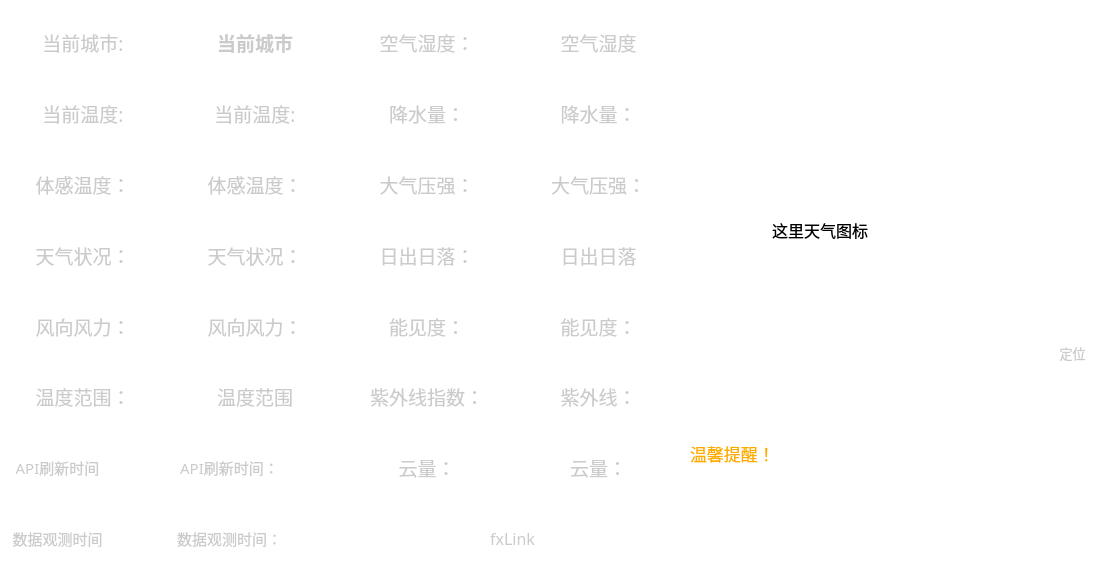
   <widget class="QWidget" name="tab">
    <property name="font">
     <font>
      <family>微软雅黑</family>
      <pointsize>13</pointsize>
     </font>
    </property>
    <property name="styleSheet">
     <string notr="true">background-color:transparent;
border:none;</string>
    </property>
    <attribute name="title">
     <string>Tab 1</string>
    </attribute>
    <widget class="QWidget" name="layoutWidget">
     <property name="geometry">
      <rect>
       <x>0</x>
       <y>10</y>
       <width>681</width>
       <height>561</height>
      </rect>
     </property>
     <layout class="QHBoxLayout" name="horizontalLayout_16">
      <item>
       <layout class="QVBoxLayout" name="verticalLayout">
        <item>
         <layout class="QHBoxLayout" name="horizontalLayout_2">
          <item>
           <widget class="QLabel" name="label_8">
            <property name="font">
             <font>
              <family>微软雅黑</family>
              <pointsize>14</pointsize>
             </font>
            </property>
            <property name="styleSheet">
             <string notr="true">background-color:transparent;
border:none;
color: rgb(203, 203, 203);</string>
            </property>
            <property name="locale">
             <locale language="Chinese" country="China"/>
            </property>
            <property name="text">
             <string>当前城市:</string>
            </property>
            <property name="alignment">
             <set>Qt::AlignCenter</set>
            </property>
           </widget>
          </item>
          <item>
           <widget class="QLabel" name="label_City">
            <property name="font">
             <font>
              <family>微软雅黑</family>
              <pointsize>14</pointsize>
              <weight>75</weight>
              <bold>true</bold>
             </font>
            </property>
            <property name="styleSheet">
             <string notr="true">background-color:transparent;
border:none;
color: rgb(203, 203, 203);</string>
            </property>
            <property name="locale">
             <locale language="Chinese" country="China"/>
            </property>
            <property name="text">
             <string>当前城市</string>
            </property>
            <property name="alignment">
             <set>Qt::AlignCenter</set>
            </property>
           </widget>
          </item>
         </layout>
        </item>
        <item>
         <layout class="QHBoxLayout" name="horizontalLayout_3">
          <item>
           <widget class="QLabel" name="label_11">
            <property name="font">
             <font>
              <family>微软雅黑</family>
              <pointsize>14</pointsize>
             </font>
            </property>
            <property name="styleSheet">
             <string notr="true">background-color:transparent;
border:none;
color: rgb(203, 203, 203);</string>
            </property>
            <property name="locale">
             <locale language="Chinese" country="China"/>
            </property>
            <property name="text">
             <string>当前温度:</string>
            </property>
            <property name="alignment">
             <set>Qt::AlignCenter</set>
            </property>
           </widget>
          </item>
          <item>
           <widget class="QLabel" name="label_Temp">
            <property name="font">
             <font>
              <family>微软雅黑</family>
              <pointsize>14</pointsize>
             </font>
            </property>
            <property name="styleSheet">
             <string notr="true">background-color:transparent;
border:none;
color: rgb(203, 203, 203);</string>
            </property>
            <property name="locale">
             <locale language="Chinese" country="China"/>
            </property>
            <property name="text">
             <string>当前温度:</string>
            </property>
            <property name="alignment">
             <set>Qt::AlignCenter</set>
            </property>
           </widget>
          </item>
         </layout>
        </item>
        <item>
         <layout class="QHBoxLayout" name="horizontalLayout_4">
          <item>
           <widget class="QLabel" name="label_13">
            <property name="font">
             <font>
              <family>微软雅黑</family>
              <pointsize>14</pointsize>
             </font>
            </property>
            <property name="styleSheet">
             <string notr="true">background-color:transparent;
border:none;
color: rgb(203, 203, 203);</string>
            </property>
            <property name="locale">
             <locale language="Chinese" country="China"/>
            </property>
            <property name="text">
             <string>体感温度：</string>
            </property>
            <property name="alignment">
             <set>Qt::AlignCenter</set>
            </property>
           </widget>
          </item>
          <item>
           <widget class="QLabel" name="label_FeelsLike">
            <property name="font">
             <font>
              <family>微软雅黑</family>
              <pointsize>14</pointsize>
             </font>
            </property>
            <property name="styleSheet">
             <string notr="true">background-color:transparent;
border:none;
color: rgb(203, 203, 203);</string>
            </property>
            <property name="locale">
             <locale language="Chinese" country="China"/>
            </property>
            <property name="text">
             <string>体感温度：</string>
            </property>
            <property name="alignment">
             <set>Qt::AlignCenter</set>
            </property>
           </widget>
          </item>
         </layout>
        </item>
        <item>
         <layout class="QHBoxLayout" name="horizontalLayout_5">
          <item>
           <widget class="QLabel" name="label_12">
            <property name="font">
             <font>
              <family>微软雅黑</family>
              <pointsize>14</pointsize>
             </font>
            </property>
            <property name="styleSheet">
             <string notr="true">background-color:transparent;
border:none;
color: rgb(203, 203, 203);</string>
            </property>
            <property name="locale">
             <locale language="Chinese" country="China"/>
            </property>
            <property name="text">
             <string>天气状况：</string>
            </property>
            <property name="alignment">
             <set>Qt::AlignCenter</set>
            </property>
           </widget>
          </item>
          <item>
           <widget class="QLabel" name="label_WeatherType">
            <property name="font">
             <font>
              <family>微软雅黑</family>
              <pointsize>14</pointsize>
             </font>
            </property>
            <property name="styleSheet">
             <string notr="true">background-color:transparent;
border:none;
color: rgb(203, 203, 203);</string>
            </property>
            <property name="locale">
             <locale language="Chinese" country="China"/>
            </property>
            <property name="text">
             <string>天气状况：</string>
            </property>
            <property name="alignment">
             <set>Qt::AlignCenter</set>
            </property>
           </widget>
          </item>
         </layout>
        </item>
        <item>
         <layout class="QHBoxLayout" name="horizontalLayout_6">
          <item>
           <widget class="QLabel" name="label_24">
            <property name="font">
             <font>
              <family>微软雅黑</family>
              <pointsize>14</pointsize>
             </font>
            </property>
            <property name="styleSheet">
             <string notr="true">background-color:transparent;
border:none;
color: rgb(203, 203, 203);</string>
            </property>
            <property name="locale">
             <locale language="Chinese" country="China"/>
            </property>
            <property name="text">
             <string>风向风力：</string>
            </property>
            <property name="alignment">
             <set>Qt::AlignCenter</set>
            </property>
           </widget>
          </item>
          <item>
           <widget class="QLabel" name="label_Wind">
            <property name="font">
             <font>
              <family>微软雅黑</family>
              <pointsize>14</pointsize>
             </font>
            </property>
            <property name="styleSheet">
             <string notr="true">background-color:transparent;
border:none;
color: rgb(203, 203, 203);</string>
            </property>
            <property name="locale">
             <locale language="Chinese" country="China"/>
            </property>
            <property name="text">
             <string>风向风力：</string>
            </property>
            <property name="alignment">
             <set>Qt::AlignCenter</set>
            </property>
           </widget>
          </item>
         </layout>
        </item>
        <item>
         <layout class="QHBoxLayout" name="horizontalLayout_7">
          <item>
           <widget class="QLabel" name="label_21">
            <property name="font">
             <font>
              <family>微软雅黑</family>
              <pointsize>14</pointsize>
             </font>
            </property>
            <property name="styleSheet">
             <string notr="true">background-color:transparent;
border:none;
color: rgb(203, 203, 203);</string>
            </property>
            <property name="locale">
             <locale language="Chinese" country="China"/>
            </property>
            <property name="text">
             <string>温度范围：</string>
            </property>
            <property name="alignment">
             <set>Qt::AlignCenter</set>
            </property>
           </widget>
          </item>
          <item>
           <widget class="QLabel" name="label_TempRange">
            <property name="font">
             <font>
              <family>微软雅黑</family>
              <pointsize>14</pointsize>
             </font>
            </property>
            <property name="styleSheet">
             <string notr="true">background-color:transparent;
border:none;
color: rgb(203, 203, 203);</string>
            </property>
            <property name="locale">
             <locale language="Chinese" country="China"/>
            </property>
            <property name="text">
             <string>温度范围</string>
            </property>
            <property name="alignment">
             <set>Qt::AlignCenter</set>
            </property>
           </widget>
          </item>
         </layout>
        </item>
        <item>
         <layout class="QHBoxLayout" name="horizontalLayout_8">
          <item>
           <widget class="QLabel" name="label_20">
            <property name="maximumSize">
             <size>
              <width>115</width>
              <height>16777215</height>
             </size>
            </property>
            <property name="font">
             <font>
              <family>微软雅黑</family>
              <pointsize>11</pointsize>
             </font>
            </property>
            <property name="styleSheet">
             <string notr="true">background-color:transparent;
border:none;
color: rgb(203, 203, 203);</string>
            </property>
            <property name="locale">
             <locale language="Chinese" country="China"/>
            </property>
            <property name="text">
             <string>API刷新时间</string>
            </property>
            <property name="alignment">
             <set>Qt::AlignCenter</set>
            </property>
           </widget>
          </item>
          <item>
           <widget class="QLabel" name="label_UpdateTime">
            <property name="font">
             <font>
              <family>微软雅黑</family>
              <pointsize>11</pointsize>
             </font>
            </property>
            <property name="styleSheet">
             <string notr="true">background-color:transparent;
border:none;
color: rgb(203, 203, 203);</string>
            </property>
            <property name="locale">
             <locale language="Chinese" country="China"/>
            </property>
            <property name="text">
             <string>API刷新时间：</string>
            </property>
            <property name="alignment">
             <set>Qt::AlignCenter</set>
            </property>
           </widget>
          </item>
         </layout>
        </item>
        <item>
         <layout class="QHBoxLayout" name="horizontalLayout_9">
          <item>
           <widget class="QLabel" name="label_18">
            <property name="maximumSize">
             <size>
              <width>115</width>
              <height>16777215</height>
             </size>
            </property>
            <property name="font">
             <font>
              <family>微软雅黑</family>
              <pointsize>11</pointsize>
             </font>
            </property>
            <property name="styleSheet">
             <string notr="true">background-color:transparent;
border:none;
color: rgb(203, 203, 203);</string>
            </property>
            <property name="locale">
             <locale language="Chinese" country="China"/>
            </property>
            <property name="text">
             <string>数据观测时间</string>
            </property>
            <property name="alignment">
             <set>Qt::AlignCenter</set>
            </property>
           </widget>
          </item>
          <item>
           <widget class="QLabel" name="label_ObsTime">
            <property name="font">
             <font>
              <family>微软雅黑</family>
              <pointsize>11</pointsize>
             </font>
            </property>
            <property name="styleSheet">
             <string notr="true">background-color:transparent;
border:none;
color: rgb(203, 203, 203);</string>
            </property>
            <property name="locale">
             <locale language="Chinese" country="China"/>
            </property>
            <property name="text">
             <string>数据观测时间：</string>
            </property>
            <property name="alignment">
             <set>Qt::AlignCenter</set>
            </property>
           </widget>
          </item>
         </layout>
        </item>
       </layout>
      </item>
      <item>
       <layout class="QVBoxLayout" name="verticalLayout_2">
        <item>
         <layout class="QHBoxLayout" name="horizontalLayout_10">
          <item>
           <widget class="QLabel" name="label_14">
            <property name="font">
             <font>
              <family>微软雅黑</family>
              <pointsize>14</pointsize>
             </font>
            </property>
            <property name="styleSheet">
             <string notr="true">background-color:transparent;
border:none;
color: rgb(203, 203, 203);</string>
            </property>
            <property name="locale">
             <locale language="Chinese" country="China"/>
            </property>
            <property name="text">
             <string>空气湿度：</string>
            </property>
            <property name="alignment">
             <set>Qt::AlignCenter</set>
            </property>
           </widget>
          </item>
          <item>
           <widget class="QLabel" name="label_Humidity">
            <property name="font">
             <font>
              <family>微软雅黑</family>
              <pointsize>14</pointsize>
             </font>
            </property>
            <property name="styleSheet">
             <string notr="true">background-color:transparent;
border:none;
color: rgb(203, 203, 203);</string>
            </property>
            <property name="locale">
             <locale language="Chinese" country="China"/>
            </property>
            <property name="text">
             <string>空气湿度</string>
            </property>
            <property name="alignment">
             <set>Qt::AlignCenter</set>
            </property>
           </widget>
          </item>
         </layout>
        </item>
        <item>
         <layout class="QHBoxLayout" name="horizontalLayout_11">
          <item>
           <widget class="QLabel" name="label_15">
            <property name="font">
             <font>
              <family>微软雅黑</family>
              <pointsize>14</pointsize>
             </font>
            </property>
            <property name="styleSheet">
             <string notr="true">background-color:transparent;
border:none;
color: rgb(203, 203, 203);</string>
            </property>
            <property name="locale">
             <locale language="Chinese" country="China"/>
            </property>
            <property name="text">
             <string>降水量：</string>
            </property>
            <property name="alignment">
             <set>Qt::AlignCenter</set>
            </property>
           </widget>
          </item>
          <item>
           <widget class="QLabel" name="label_Precip">
            <property name="font">
             <font>
              <family>微软雅黑</family>
              <pointsize>14</pointsize>
             </font>
            </property>
            <property name="styleSheet">
             <string notr="true">background-color:transparent;
border:none;
color: rgb(203, 203, 203);</string>
            </property>
            <property name="locale">
             <locale language="Chinese" country="China"/>
            </property>
            <property name="text">
             <string>降水量：</string>
            </property>
            <property name="alignment">
             <set>Qt::AlignCenter</set>
            </property>
           </widget>
          </item>
         </layout>
        </item>
        <item>
         <layout class="QHBoxLayout" name="horizontalLayout_12">
          <item>
           <widget class="QLabel" name="label_17">
            <property name="font">
             <font>
              <family>微软雅黑</family>
              <pointsize>14</pointsize>
             </font>
            </property>
            <property name="styleSheet">
             <string notr="true">background-color:transparent;
border:none;
color: rgb(203, 203, 203);</string>
            </property>
            <property name="locale">
             <locale language="Chinese" country="China"/>
            </property>
            <property name="text">
             <string>大气压强：</string>
            </property>
            <property name="alignment">
             <set>Qt::AlignCenter</set>
            </property>
           </widget>
          </item>
          <item>
           <widget class="QLabel" name="label_Pressure">
            <property name="font">
             <font>
              <family>微软雅黑</family>
              <pointsize>14</pointsize>
             </font>
            </property>
            <property name="styleSheet">
             <string notr="true">background-color:transparent;
border:none;
color: rgb(203, 203, 203);</string>
            </property>
            <property name="locale">
             <locale language="Chinese" country="China"/>
            </property>
            <property name="text">
             <string>大气压强：</string>
            </property>
            <property name="alignment">
             <set>Qt::AlignCenter</set>
            </property>
           </widget>
          </item>
         </layout>
        </item>
        <item>
         <layout class="QHBoxLayout" name="horizontalLayout_13">
          <item>
           <widget class="QLabel" name="label_16">
            <property name="font">
             <font>
              <family>微软雅黑</family>
              <pointsize>14</pointsize>
             </font>
            </property>
            <property name="styleSheet">
             <string notr="true">background-color:transparent;
border:none;
color: rgb(203, 203, 203);</string>
            </property>
            <property name="locale">
             <locale language="Chinese" country="China"/>
            </property>
            <property name="text">
             <string>日出日落：</string>
            </property>
            <property name="alignment">
             <set>Qt::AlignCenter</set>
            </property>
           </widget>
          </item>
          <item>
           <widget class="QLabel" name="label_sunRiseOrSet">
            <property name="font">
             <font>
              <family>微软雅黑</family>
              <pointsize>14</pointsize>
             </font>
            </property>
            <property name="styleSheet">
             <string notr="true">background-color:transparent;
border:none;
color: rgb(203, 203, 203);</string>
            </property>
            <property name="locale">
             <locale language="Chinese" country="China"/>
            </property>
            <property name="text">
             <string>日出日落</string>
            </property>
            <property name="alignment">
             <set>Qt::AlignCenter</set>
            </property>
           </widget>
          </item>
         </layout>
        </item>
        <item>
         <layout class="QHBoxLayout" name="horizontalLayout_14">
          <item>
           <widget class="QLabel" name="label_19">
            <property name="font">
             <font>
              <family>微软雅黑</family>
              <pointsize>14</pointsize>
             </font>
            </property>
            <property name="styleSheet">
             <string notr="true">background-color:transparent;
border:none;
color: rgb(203, 203, 203);</string>
            </property>
            <property name="locale">
             <locale language="Chinese" country="China"/>
            </property>
            <property name="text">
             <string>能见度：</string>
            </property>
            <property name="alignment">
             <set>Qt::AlignCenter</set>
            </property>
           </widget>
          </item>
          <item>
           <widget class="QLabel" name="label_Vis">
            <property name="font">
             <font>
              <family>微软雅黑</family>
              <pointsize>14</pointsize>
             </font>
            </property>
            <property name="styleSheet">
             <string notr="true">background-color:transparent;
border:none;
color: rgb(203, 203, 203);</string>
            </property>
            <property name="locale">
             <locale language="Chinese" country="China"/>
            </property>
            <property name="text">
             <string>能见度：</string>
            </property>
            <property name="alignment">
             <set>Qt::AlignCenter</set>
            </property>
           </widget>
          </item>
         </layout>
        </item>
        <item>
         <layout class="QHBoxLayout" name="horizontalLayout_15">
          <item>
           <widget class="QLabel" name="label_22">
            <property name="font">
             <font>
              <family>微软雅黑</family>
              <pointsize>14</pointsize>
             </font>
            </property>
            <property name="styleSheet">
             <string notr="true">background-color:transparent;
border:none;
color: rgb(203, 203, 203);</string>
            </property>
            <property name="locale">
             <locale language="Chinese" country="China"/>
            </property>
            <property name="text">
             <string>紫外线指数：</string>
            </property>
            <property name="alignment">
             <set>Qt::AlignCenter</set>
            </property>
           </widget>
          </item>
          <item>
           <widget class="QLabel" name="label_UV">
            <property name="font">
             <font>
              <family>微软雅黑</family>
              <pointsize>14</pointsize>
             </font>
            </property>
            <property name="styleSheet">
             <string notr="true">background-color:transparent;
border:none;
color: rgb(203, 203, 203);</string>
            </property>
            <property name="locale">
             <locale language="Chinese" country="China"/>
            </property>
            <property name="text">
             <string>紫外线：</string>
            </property>
            <property name="alignment">
             <set>Qt::AlignCenter</set>
            </property>
           </widget>
          </item>
         </layout>
        </item>
        <item>
         <layout class="QHBoxLayout" name="horizontalLayout_17">
          <item>
           <widget class="QLabel" name="label_23">
            <property name="font">
             <font>
              <family>微软雅黑</family>
              <pointsize>14</pointsize>
             </font>
            </property>
            <property name="styleSheet">
             <string notr="true">background-color:transparent;
border:none;
color: rgb(203, 203, 203);</string>
            </property>
            <property name="locale">
             <locale language="Chinese" country="China"/>
            </property>
            <property name="text">
             <string>云量：</string>
            </property>
            <property name="alignment">
             <set>Qt::AlignCenter</set>
            </property>
           </widget>
          </item>
          <item>
           <widget class="QLabel" name="label_Cloud">
            <property name="font">
             <font>
              <family>微软雅黑</family>
              <pointsize>14</pointsize>
             </font>
            </property>
            <property name="styleSheet">
             <string notr="true">background-color:transparent;
border:none;
color: rgb(203, 203, 203);</string>
            </property>
            <property name="locale">
             <locale language="Chinese" country="China"/>
            </property>
            <property name="text">
             <string>云量：</string>
            </property>
            <property name="alignment">
             <set>Qt::AlignCenter</set>
            </property>
           </widget>
          </item>
         </layout>
        </item>
        <item>
         <widget class="QLabel" name="label_fxLink">
          <property name="font">
           <font>
            <family>微软雅黑</family>
            <pointsize>12</pointsize>
           </font>
          </property>
          <property name="styleSheet">
           <string notr="true">background-color:transparent;
border:none;
color: rgb(203, 203, 203);</string>
          </property>
          <property name="locale">
           <locale language="Chinese" country="China"/>
          </property>
          <property name="text">
           <string>fxLink</string>
          </property>
          <property name="alignment">
           <set>Qt::AlignCenter</set>
          </property>
         </widget>
        </item>
       </layout>
      </item>
     </layout>
    </widget>
    <widget class="QLabel" name="label_Icon">
     <property name="geometry">
      <rect>
       <x>720</x>
       <y>130</y>
       <width>200</width>
       <height>200</height>
      </rect>
     </property>
     <property name="font">
      <font>
       <pointsize>12</pointsize>
      </font>
     </property>
     <property name="text">
      <string>这里天气图标</string>
     </property>
     <property name="alignment">
      <set>Qt::AlignCenter</set>
     </property>
    </widget>
    <widget class="QPushButton" name="pushButtonLocation">
     <property name="geometry">
      <rect>
       <x>1050</x>
       <y>330</y>
       <width>45</width>
       <height>45</height>
      </rect>
     </property>
     <property name="font">
      <font>
       <family>微软雅黑</family>
       <pointsize>10</pointsize>
      </font>
     </property>
     <property name="styleSheet">
      <string notr="true">color: rgb(203, 203, 203);</string>
     </property>
     <property name="text">
      <string>定位</string>
     </property>
    </widget>
    <widget class="QWidget" name="layoutWidget">
     <property name="geometry">
      <rect>
       <x>690</x>
       <y>441</y>
       <width>401</width>
       <height>128</height>
      </rect>
     </property>
     <layout class="QVBoxLayout" name="verticalLayout_3">
      <item>
       <widget class="QLabel" name="label_warn">
        <property name="minimumSize">
         <size>
          <width>0</width>
          <height>25</height>
         </size>
        </property>
        <property name="maximumSize">
         <size>
          <width>16777215</width>
          <height>35</height>
         </size>
        </property>
        <property name="font">
         <font>
          <family>华文行楷</family>
          <pointsize>13</pointsize>
          <weight>50</weight>
          <bold>false</bold>
         </font>
        </property>
        <property name="styleSheet">
         <string notr="true">color: rgb(255, 170, 0);</string>
        </property>
        <property name="text">
         <string>温馨提醒！</string>
        </property>
       </widget>
      </item>
      <item>
       <widget class="QTextBrowser" name="WarmReminder">
        <property name="font">
         <font>
          <family>楷体</family>
          <pointsize>13</pointsize>
          <weight>50</weight>
          <bold>false</bold>
          <strikeout>false</strikeout>
         </font>
        </property>
        <property name="styleSheet">
         <string notr="true">background-color:transparent;
border:none;
color: rgb(255, 170, 0);</string>
        </property>
        <property name="html">
         <string>&lt;!DOCTYPE HTML PUBLIC &quot;-//W3C//DTD HTML 4.0//EN&quot; &quot;http://www.w3.org/TR/REC-html40/strict.dtd&quot;&gt;
&lt;html&gt;&lt;head&gt;&lt;meta name=&quot;qrichtext&quot; content=&quot;1&quot; /&gt;&lt;style type=&quot;text/css&quot;&gt;
p, li { white-space: pre-wrap; }
&lt;/style&gt;&lt;/head&gt;&lt;body style=&quot; font-family:'楷体'; font-size:13pt; font-weight:400; font-style:normal;&quot;&gt;
&lt;p style=&quot;-qt-paragraph-type:empty; margin-top:0px; margin-bottom:0px; margin-left:0px; margin-right:0px; -qt-block-indent:0; text-indent:0px;&quot;&gt;&lt;br /&gt;&lt;/p&gt;&lt;/body&gt;&lt;/html&gt;</string>
        </property>
       </widget>
      </item>
     </layout>
    </widget>
   </widget>
